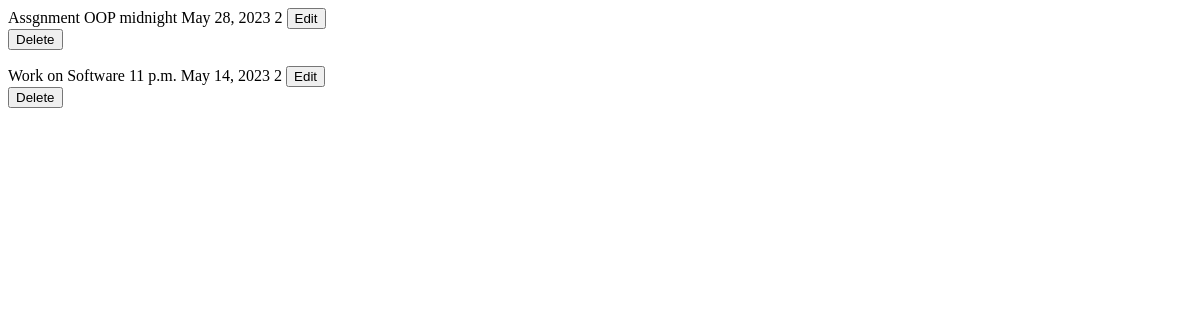
The app's page /task, older data.
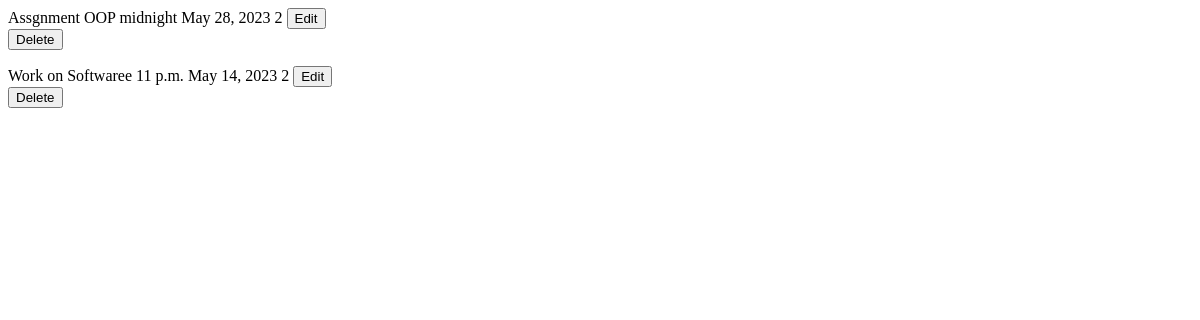
The same page, newer data.
### playground/models.py (models this page shows)
class Task (models.Model):
    name = models.CharField(max_length=50)
    expected_time = models.TimeField()
    date = models.DateField()
    importancy_level = models.PositiveSmallIntegerField(choices=(
        (1,"Low"),
        (2,"Middle"),
        (3,"High"),
    ))

### playground/views.py (the view)
# urls.py: path('task', views.task_list, name='task_list'),#Task
def task_list(request):
    return render(request, 'task_list.html', {
        'task_list': Task.objects.all(),  # Update the key to 'task_list'
    })

### playground/templates/task_list.html (shortened to what this page needs)
{% for task in task_list %}
<tr id="task-{{ task.pk }}" class="task-row">
  <td>{{ task.name }}</td>
  <td>{{ task.expected_time }}</td>
  <td>{{ task.date }}</td>
  <td>{{ task.importancy_level }}</td>
  <td>
    <button class="btn btn-primary btn-sm" hx-get="{% url 'edit_task' pk=task.pk %}" hx-target="#dialog">Edit</button>
  </td>
  <td>
    <form hx-post="{% url 'remove_task' pk=task.id %}" hx-swap="outerHTML" hx-target="#task-{{ task.id }}">
        <button type="submit" class="btn btn-danger btn-sm">Delete</button>
    </form>
</td>
</tr>
{% endfor %}

Row changes from the older to the newer data that the page shows:
changed Task: name "Work on Software" → "Work on Softwaree"
